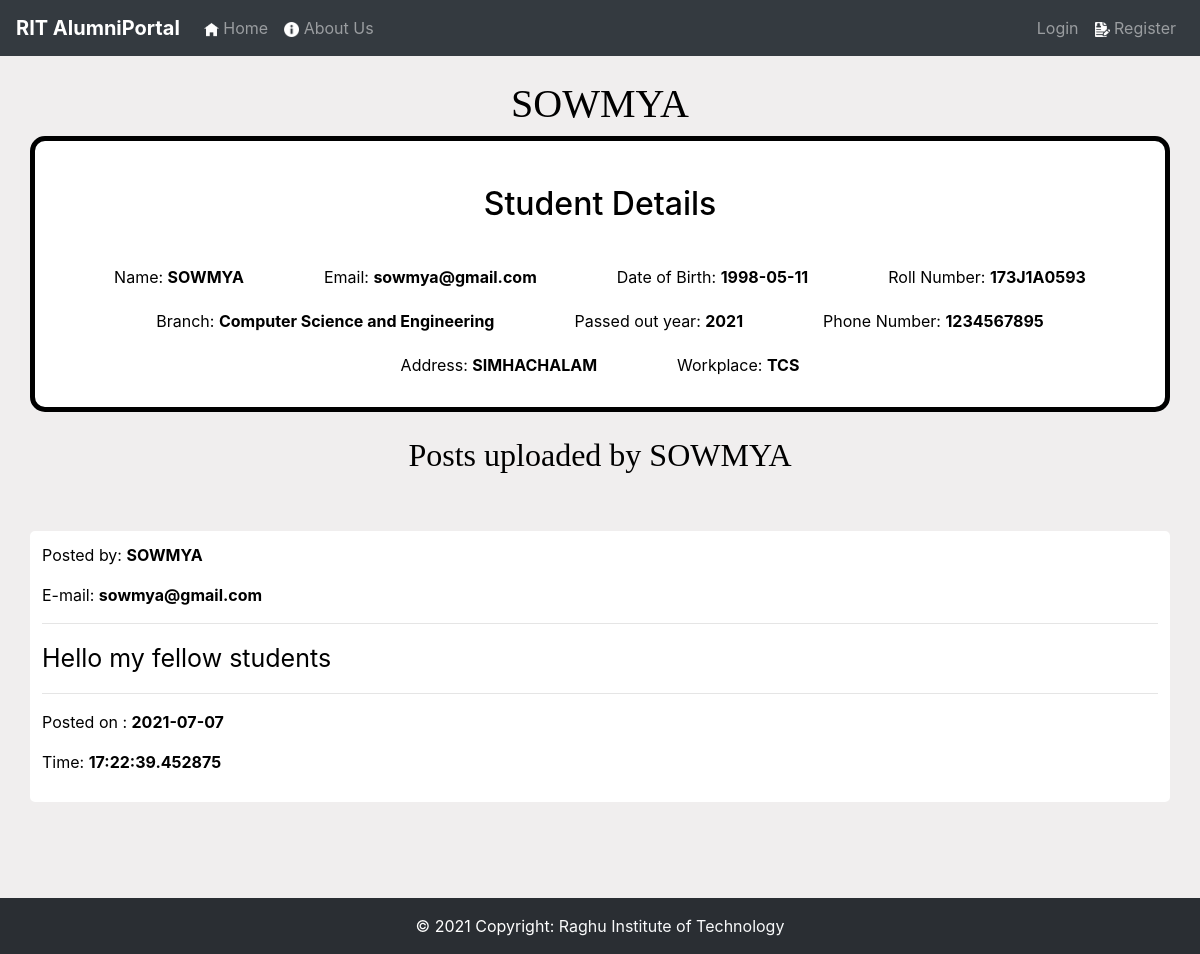
Screenshot of /post?user_id=2 with the database file from the repository.
### alumni/models.py (models this page shows, shortened)
class User(db.Model,UserMixin):
    id = db.Column(db.Integer(), primary_key=True)
    name = db.Column(db.String(length=30), nullable=False, unique=False)
    email= db.Column(db.String(length=30), nullable=False, unique=True)
    password_hash = db.Column(db.String(length=50),nullable=False, unique=False)
    dob=db.Column(db.Date(),nullable=False)
    address = db.Column(db.String(length=200),nullable=False)
    roll_no = db.Column(db.String(length=10),nullable=False)
    branch = db.Column(db.String(length=40),nullable=False)
    phone = db.Column(db.String(length=13),nullable=False,unique=True)
    current_job = db.Column(db.String(length=30),nullable=True)
    secret_key= db.Column(db.String(length=16),nullable=False,unique=True)
    passed_out_year=db.Column(db.String(length=4),nullable=False,unique=False)
    @property
    def password(self,plain_text_password):
        return self.password

class Post(db.Model):
    id=db.Column(db.Integer, primary_key=True)
    name=db.Column(db.String(length=30),nullable=False,unique=False)
    email=db.Column(db.String(length=40),nullable=False)
    post = db.Column(db.String(length=10000),nullable=False,unique=False)
    date_time=db.Column(db.DateTime,nullable=False,default=datetime.datetime.now)
    user_id=db.Column(db.Integer(),nullable=False)

### alumni/routes.py (the view)
@app.route("/post",methods=['GET','POST'])
def posts_page():
    user_id = request.args.get('user_id')
    posts=Post.query.filter_by(user_id=user_id).order_by(desc('date_time')).all()
    post=User.query.filter_by(id=user_id).first()
    return render_template("uposts.html",posts=posts,user=post)

### alumni/templates/uposts.html (shortened to what this page needs)
<!doctype html>
<html lang="en">
<head>
    <link rel="stylesheet" href="https://cdn.jsdelivr.net/npm/bootstrap@4.5.3/dist/css/bootstrap.min.css"
>
    <link rel="stylesheet" href="{{url_for('static',filename='style.css')}}">
</head>
<body>
    <nav class="navbar navbar-expand-md navbar-dark bg-dark">
        <a class="navbar-brand" href="{{url_for('home_page')}}"><span>RIT AlumniPortal</span></a>
        <div class="collapse navbar-collapse" id="navbarNav">
            {% if current_user.is_authenticated%}
            <ul class="navbar-nav mr-auto">
                <li class="nav-item">
                    <a class="nav-link" href="{{url_for('home_page')}}"><img
                            src="{{url_for('static',filename='home-7-48.png')}}" height="15px" width="15px" alt="">
                        Home <span class="sr-only">(current)</span></a>
                </li>
                <li class="nav-item">
                    <a class="nav-link" href="{{url_for('about_page')}}"><img
                            src="{{url_for('static',filename='info-16.png')}}" height="15px" width="15px" alt=""> About
                        Us</a>
                </li>
                <li class="nav-item">
                    <a class="nav-link" href="{{url_for('feed_page')}}"><img
                            src="{{url_for('static',filename='download.png')}}" height="15px" width="15px" alt="">
                        Feed</a>
                </li>
                <li class="nav-item">
                    <a class="nav-link" href="{{url_for('members_page')}}"><img
                            src="{{url_for('static',filename='icon-members-login.png')}}" height="15px" width="15px"
                            alt="">Members</a>
                </li>
            </ul>
            <ul class="navbar-nav">
                <li class="nav-item">
                    <a class="nav-link" style="color:white">{{current_user.name}}</a>
                </li>
                <li class="nav-item">
                    <a class="nav-link " href="{{url_for('logout_page')}}"><img
                            src="{{url_for('static',filename='shut-down-icon-22.jpg')}}" height="15px" width="15px"
                            alt=""> Logout</a>
                </li>
            </ul>
            {% else%}
            <ul class="navbar-nav mr-auto">
                <li class="nav-item">
                    <a class="nav-link" href="{{url_for('home_page')}}"><img
                            src="{{url_for('static',filename='home-7-48.png')}}" height="15px" width="15px" alt="">
                        Home <span class="sr-only">(current)</span></a>
                </li>
                <li class="nav-item">
                    <a class="nav-link" href="{{url_for('about_page')}}"><img
                            src="{{url_for('static',filename='info-16.png')}}" height="15px" width="15px" alt=""> About
                        Us</a>
                </li>
            </ul>
            <ul class="navbar-nav">
                <li class="nav-item">
                    <a class="nav-link" href="{{url_for('login')}}"><img
                            src="https://oferrtest.shaktioffice.in/Content/Login/img/login-w-icon.png" height="15px"
                            width="15px" alt="" />
                        Login</a>
                </li>
                <li class="nav-item">
                    <a class="nav-link " href="{{url_for('register_page')}}"><img class="invert"
                            src="{{url_for('static',filename='PngItem_3204574.png')}}" height="15px" width="15px">
                        Register</a>
                </li>
            </ul>
            {% endif%}
        </div>
    </nav>
    <br>
    <h1 class="container" align="center" style="font-family:'Times New Roman', Times, serif;">{{user.name}}</h1>
    <div class="container register" align="center" margin="500px" style="background-color:white">
        <br>
        <h2 style="color:black">Student Details</h2>
        <br>
        <p>Name: <span>{{user.name}}</span>
        <p>Email: <span>{{user.email}}</span>
        <p>Date of Birth: <span>{{user.dob}}</span>
        <p>Roll Number: <span>{{user.roll_no}}</span>
        <p>Branch: <span>{{user.branch}}</span>
        <p>Passed out year: <span>{{user.passed_out_year}}</span>
        <p>Phone Number: <span>{{user.phone}}</span>
        <p>Address: <span>{{user.address}}</span>
        <p>Workplace: <span>{{user.current_job}}</span>
            <br>
    </div>
    <br>
    <h2 class="container" align="center" style="font-family:'Times New Roman', Times, serif;">Posts uploaded by
        {{user.name}}</h2>
    {% for post in posts%}
    <br><br>
    <div class="container" style="border:2px solid white; padding:10px; border-radius:5px;background-color:white">
        <p>Posted by: <b>{{post.name}}</b></p>
        <p>E-mail: <b>{{post.email}}</b></p>
        <hr>
        <p style="font-size:25px;"> {{post.post}}</p>
        <hr>
        <p>Posted on : <b>{{post.date_time.date()}}</b></p>
        <p>Time: <b>{{post.date_time.time()}}</b></p>
    </div>
    <br>
    {%endfor%}
    <br><br><br>
    <footer class="bg-dark text-center text-lg-start ">
        <div class="text-center p-3" style="background-color: rgba(0, 0, 0, 0.2); color:white">
            © 2021 Copyright:
            <a class="text-light" href="https://www.raghuinstech.com/">Raghu Institute of Technology</a>
        </div>
    </footer>
</body>
</html>

### alumni/static/style.css (style rules this page uses)
.register { color: white; text-align: center; border:5px solid black; border-radius:15px; padding: 20px; }

### alumni/templates/uposts.html (style rules this page uses)
.register p { color: black; text-align: left; margin: 0px 30px; padding: 10px; display: inline-block; }
body { background-color: rgb(240, 238, 238); color: black; }
span { display: inline; text-align: center; font-weight: bold }

### rows the page displays
User: name "SOWMYA", email "sowmya@gmail.com", dob "1998-05-11", roll_no "173J1A0593", branch "Computer Science and Engineering", passed_out_year "2021", phone "1234567895", address "SIMHACHALAM", current_job "TCS"
Post: name "SOWMYA", email "sowmya@gmail.com", post "Hello my fellow students", date_time "2021-07-07", date_time.time "17:22:39.452875"
